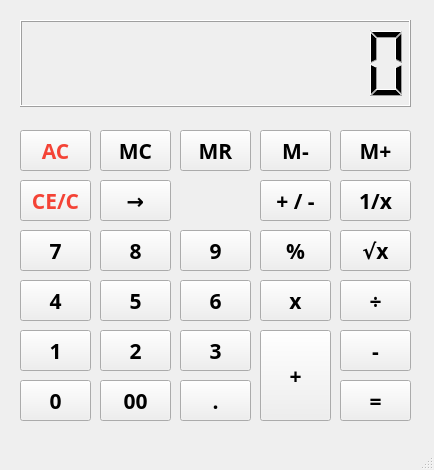
<?xml version="1.0" encoding="UTF-8"?>
<ui version="4.0">
 <class>MainWindow</class>
 <widget class="QMainWindow" name="MainWindow">
  <property name="geometry">
   <rect>
    <x>0</x>
    <y>0</y>
    <width>434</width>
    <height>470</height>
   </rect>
  </property>
  <property name="font">
   <font>
    <family>Arial Black</family>
    <pointsize>11</pointsize>
    <weight>75</weight>
    <bold>true</bold>
   </font>
  </property>
  <property name="windowTitle">
   <string>MainWindow</string>
  </property>
  <widget class="QWidget" name="centralwidget">
   <widget class="QPushButton" name="pushButton_ac">
    <property name="geometry">
     <rect>
      <x>20</x>
      <y>130</y>
      <width>71</width>
      <height>41</height>
     </rect>
    </property>
    <property name="font">
     <font>
      <pointsize>16</pointsize>
     </font>
    </property>
    <property name="styleSheet">
     <string notr="true">color: #f44336;</string>
    </property>
    <property name="text">
     <string>AC</string>
    </property>
   </widget>
   <widget class="QPushButton" name="pushButton_ce">
    <property name="geometry">
     <rect>
      <x>20</x>
      <y>180</y>
      <width>71</width>
      <height>41</height>
     </rect>
    </property>
    <property name="font">
     <font>
      <pointsize>16</pointsize>
     </font>
    </property>
    <property name="styleSheet">
     <string notr="true">color: #f44336;</string>
    </property>
    <property name="text">
     <string>CE/C</string>
    </property>
   </widget>
   <widget class="QPushButton" name="pushButton_del">
    <property name="geometry">
     <rect>
      <x>100</x>
      <y>180</y>
      <width>71</width>
      <height>41</height>
     </rect>
    </property>
    <property name="font">
     <font>
      <pointsize>16</pointsize>
     </font>
    </property>
    <property name="text">
     <string>→</string>
    </property>
   </widget>
   <widget class="QPushButton" name="pushButton_mr">
    <property name="geometry">
     <rect>
      <x>180</x>
      <y>130</y>
      <width>71</width>
      <height>41</height>
     </rect>
    </property>
    <property name="font">
     <font>
      <pointsize>16</pointsize>
     </font>
    </property>
    <property name="text">
     <string>MR</string>
    </property>
   </widget>
   <widget class="QPushButton" name="pushButton_mm">
    <property name="geometry">
     <rect>
      <x>260</x>
      <y>130</y>
      <width>71</width>
      <height>41</height>
     </rect>
    </property>
    <property name="font">
     <font>
      <pointsize>16</pointsize>
     </font>
    </property>
    <property name="text">
     <string>M-</string>
    </property>
   </widget>
   <widget class="QPushButton" name="pushButton_mp">
    <property name="geometry">
     <rect>
      <x>340</x>
      <y>130</y>
      <width>71</width>
      <height>41</height>
     </rect>
    </property>
    <property name="font">
     <font>
      <pointsize>16</pointsize>
     </font>
    </property>
    <property name="text">
     <string>M+</string>
    </property>
   </widget>
   <widget class="QPushButton" name="pushButton_pm">
    <property name="geometry">
     <rect>
      <x>260</x>
      <y>180</y>
      <width>71</width>
      <height>41</height>
     </rect>
    </property>
    <property name="font">
     <font>
      <pointsize>16</pointsize>
     </font>
    </property>
    <property name="text">
     <string>+ / -</string>
    </property>
   </widget>
   <widget class="QPushButton" name="pushButton_1divx">
    <property name="geometry">
     <rect>
      <x>340</x>
      <y>180</y>
      <width>71</width>
      <height>41</height>
     </rect>
    </property>
    <property name="font">
     <font>
      <pointsize>16</pointsize>
     </font>
    </property>
    <property name="text">
     <string>1/x</string>
    </property>
   </widget>
   <widget class="QPushButton" name="pushButton_n7">
    <property name="geometry">
     <rect>
      <x>20</x>
      <y>230</y>
      <width>71</width>
      <height>41</height>
     </rect>
    </property>
    <property name="font">
     <font>
      <pointsize>16</pointsize>
     </font>
    </property>
    <property name="text">
     <string>7</string>
    </property>
   </widget>
   <widget class="QPushButton" name="pushButton_sqr">
    <property name="geometry">
     <rect>
      <x>340</x>
      <y>230</y>
      <width>71</width>
      <height>41</height>
     </rect>
    </property>
    <property name="font">
     <font>
      <pointsize>16</pointsize>
     </font>
    </property>
    <property name="text">
     <string>√x</string>
    </property>
   </widget>
   <widget class="QPushButton" name="pushButton_n9">
    <property name="geometry">
     <rect>
      <x>180</x>
      <y>230</y>
      <width>71</width>
      <height>41</height>
     </rect>
    </property>
    <property name="font">
     <font>
      <pointsize>16</pointsize>
     </font>
    </property>
    <property name="text">
     <string>9</string>
    </property>
   </widget>
   <widget class="QPushButton" name="pushButton_n8">
    <property name="geometry">
     <rect>
      <x>100</x>
      <y>230</y>
      <width>71</width>
      <height>41</height>
     </rect>
    </property>
    <property name="font">
     <font>
      <pointsize>16</pointsize>
     </font>
    </property>
    <property name="text">
     <string>8</string>
    </property>
   </widget>
   <widget class="QPushButton" name="pushButton_pc">
    <property name="geometry">
     <rect>
      <x>260</x>
      <y>230</y>
      <width>71</width>
      <height>41</height>
     </rect>
    </property>
    <property name="font">
     <font>
      <pointsize>16</pointsize>
     </font>
    </property>
    <property name="text">
     <string>%</string>
    </property>
   </widget>
   <widget class="QPushButton" name="pushButton_n4">
    <property name="geometry">
     <rect>
      <x>20</x>
      <y>280</y>
      <width>71</width>
      <height>41</height>
     </rect>
    </property>
    <property name="font">
     <font>
      <pointsize>16</pointsize>
     </font>
    </property>
    <property name="text">
     <string>4</string>
    </property>
   </widget>
   <widget class="QPushButton" name="pushButton_div">
    <property name="geometry">
     <rect>
      <x>340</x>
      <y>280</y>
      <width>71</width>
      <height>41</height>
     </rect>
    </property>
    <property name="font">
     <font>
      <pointsize>16</pointsize>
     </font>
    </property>
    <property name="text">
     <string>÷</string>
    </property>
   </widget>
   <widget class="QPushButton" name="pushButton_n6">
    <property name="geometry">
     <rect>
      <x>180</x>
      <y>280</y>
      <width>71</width>
      <height>41</height>
     </rect>
    </property>
    <property name="font">
     <font>
      <pointsize>16</pointsize>
     </font>
    </property>
    <property name="text">
     <string>6</string>
    </property>
   </widget>
   <widget class="QPushButton" name="pushButton_n5">
    <property name="geometry">
     <rect>
      <x>100</x>
      <y>280</y>
      <width>71</width>
      <height>41</height>
     </rect>
    </property>
    <property name="font">
     <font>
      <pointsize>16</pointsize>
     </font>
    </property>
    <property name="text">
     <string>5</string>
    </property>
   </widget>
   <widget class="QPushButton" name="pushButton_mul">
    <property name="geometry">
     <rect>
      <x>260</x>
      <y>280</y>
      <width>71</width>
      <height>41</height>
     </rect>
    </property>
    <property name="font">
     <font>
      <pointsize>16</pointsize>
     </font>
    </property>
    <property name="text">
     <string>x</string>
    </property>
   </widget>
   <widget class="QPushButton" name="pushButton_n1">
    <property name="geometry">
     <rect>
      <x>20</x>
      <y>330</y>
      <width>71</width>
      <height>41</height>
     </rect>
    </property>
    <property name="font">
     <font>
      <pointsize>16</pointsize>
     </font>
    </property>
    <property name="text">
     <string>1</string>
    </property>
   </widget>
   <widget class="QPushButton" name="pushButton_sub">
    <property name="geometry">
     <rect>
      <x>340</x>
      <y>330</y>
      <width>71</width>
      <height>41</height>
     </rect>
    </property>
    <property name="font">
     <font>
      <pointsize>16</pointsize>
     </font>
    </property>
    <property name="text">
     <string>-</string>
    </property>
   </widget>
   <widget class="QPushButton" name="pushButton_n3">
    <property name="geometry">
     <rect>
      <x>180</x>
      <y>330</y>
      <width>71</width>
      <height>41</height>
     </rect>
    </property>
    <property name="font">
     <font>
      <pointsize>16</pointsize>
     </font>
    </property>
    <property name="text">
     <string>3</string>
    </property>
   </widget>
   <widget class="QPushButton" name="pushButton_n2">
    <property name="geometry">
     <rect>
      <x>100</x>
      <y>330</y>
      <width>71</width>
      <height>41</height>
     </rect>
    </property>
    <property name="font">
     <font>
      <pointsize>16</pointsize>
     </font>
    </property>
    <property name="text">
     <string>2</string>
    </property>
   </widget>
   <widget class="QPushButton" name="pushButton_n0">
    <property name="geometry">
     <rect>
      <x>20</x>
      <y>380</y>
      <width>71</width>
      <height>41</height>
     </rect>
    </property>
    <property name="font">
     <font>
      <pointsize>16</pointsize>
     </font>
    </property>
    <property name="text">
     <string>0</string>
    </property>
   </widget>
   <widget class="QPushButton" name="pushButton_eq">
    <property name="geometry">
     <rect>
      <x>340</x>
      <y>380</y>
      <width>71</width>
      <height>41</height>
     </rect>
    </property>
    <property name="font">
     <font>
      <pointsize>16</pointsize>
     </font>
    </property>
    <property name="text">
     <string>=</string>
    </property>
   </widget>
   <widget class="QPushButton" name="pushButton_point">
    <property name="geometry">
     <rect>
      <x>180</x>
      <y>380</y>
      <width>71</width>
      <height>41</height>
     </rect>
    </property>
    <property name="font">
     <font>
      <pointsize>16</pointsize>
     </font>
    </property>
    <property name="text">
     <string>.</string>
    </property>
   </widget>
   <widget class="QPushButton" name="pushButton_n00">
    <property name="geometry">
     <rect>
      <x>100</x>
      <y>380</y>
      <width>71</width>
      <height>41</height>
     </rect>
    </property>
    <property name="font">
     <font>
      <pointsize>16</pointsize>
     </font>
    </property>
    <property name="text">
     <string>00</string>
    </property>
   </widget>
   <widget class="QPushButton" name="pushButton_add">
    <property name="geometry">
     <rect>
      <x>260</x>
      <y>330</y>
      <width>71</width>
      <height>91</height>
     </rect>
    </property>
    <property name="font">
     <font>
      <pointsize>16</pointsize>
     </font>
    </property>
    <property name="text">
     <string>+</string>
    </property>
   </widget>
   <widget class="QLCDNumber" name="lcdNumber">
    <property name="geometry">
     <rect>
      <x>20</x>
      <y>20</y>
      <width>391</width>
      <height>87</height>
     </rect>
    </property>
    <property name="digitCount">
     <number>10</number>
    </property>
   </widget>
   <widget class="QPushButton" name="pushButton_mc">
    <property name="geometry">
     <rect>
      <x>100</x>
      <y>130</y>
      <width>71</width>
      <height>41</height>
     </rect>
    </property>
    <property name="font">
     <font>
      <pointsize>16</pointsize>
     </font>
    </property>
    <property name="text">
     <string>MC</string>
    </property>
   </widget>
  </widget>
  <widget class="QMenuBar" name="menubar">
   <property name="geometry">
    <rect>
     <x>0</x>
     <y>0</y>
     <width>434</width>
     <height>21</height>
    </rect>
   </property>
  </widget>
  <widget class="QStatusBar" name="statusbar"/>
 </widget>
 <resources/>
 <connections/>
</ui>
